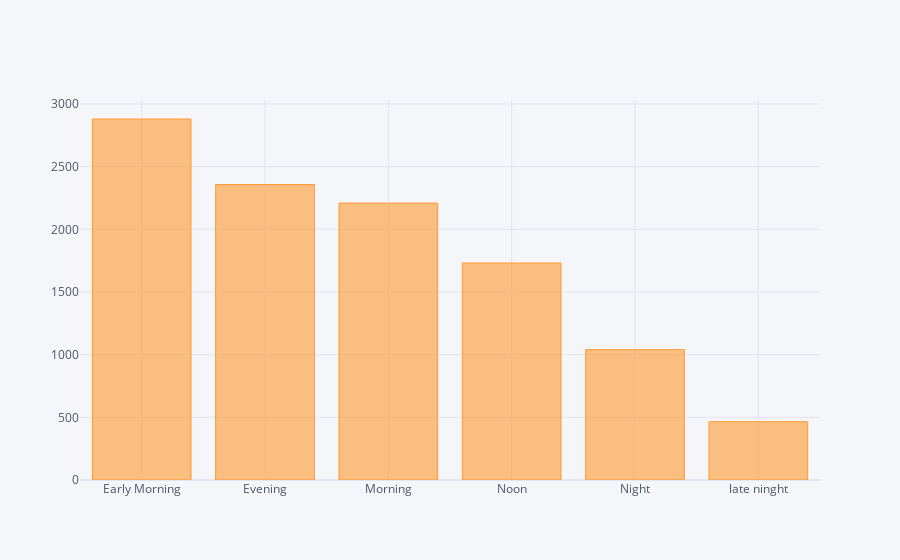

The notebook cell saved with this chart:
### Code cell
data['Dep_Time_hour'].apply(flight_dep_time).value_counts().iplot(kind="bar")

### Figure 1 — Plotly figure (JSON) as saved in the notebook; plotly's stock layout.template omitted (floating-point values rounded to 4 significant figures)
{"data": [{"marker": {"color": "rgba(255, 153, 51, 0.6)", "line": {"color": "rgba(255, 153, 51, 1.0)", "width": 1}}, "name": "Dep_Time_hour", "orientation": "v", "text": "", "type": "bar", "x": ["Early Morning", "Evening", "Morning", "Noon", "Night", "late ninght"], "y": [2880, 2357, 2209, 1731, 1040, 465]}], "layout": {"legend": {"bgcolor": "#F5F6F9", "font": {"color": "#4D5663"}}, "paper_bgcolor": "#F5F6F9", "plot_bgcolor": "#F5F6F9", "title": {"font": {"color": "#4D5663"}}, "xaxis": {"gridcolor": "#E1E5ED", "showgrid": true, "tickfont": {"color": "#4D5663"}, "title": {"font": {"color": "#4D5663"}, "text": ""}, "zerolinecolor": "#E1E5ED"}, "yaxis": {"gridcolor": "#E1E5ED", "showgrid": true, "tickfont": {"color": "#4D5663"}, "title": {"font": {"color": "#4D5663"}, "text": ""}, "zerolinecolor": "#E1E5ED"}}}
